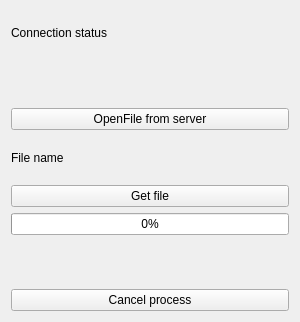
<?xml version="1.0" encoding="UTF-8"?>
<ui version="4.0">
 <class>Form</class>
 <widget class="QWidget" name="Form">
  <property name="geometry">
   <rect>
    <x>0</x>
    <y>0</y>
    <width>300</width>
    <height>322</height>
   </rect>
  </property>
  <property name="windowTitle">
   <string>Form</string>
  </property>
  <layout class="QVBoxLayout" name="verticalLayout_2">
   <item>
    <layout class="QVBoxLayout" name="verticalLayout">
     <item>
      <widget class="QLabel" name="label">
       <property name="text">
        <string>Connection status</string>
       </property>
      </widget>
     </item>
     <item>
      <widget class="QLabel" name="label_2">
       <property name="text">
        <string/>
       </property>
      </widget>
     </item>
     <item>
      <widget class="QPushButton" name="pushButton_2">
       <property name="text">
        <string>OpenFile from server</string>
       </property>
       <property name="autoDefault">
        <bool>false</bool>
       </property>
       <property name="default">
        <bool>false</bool>
       </property>
       <property name="flat">
        <bool>false</bool>
       </property>
      </widget>
     </item>
     <item>
      <widget class="QLabel" name="label_4">
       <property name="text">
        <string>File name</string>
       </property>
      </widget>
     </item>
     <item>
      <widget class="QPushButton" name="pushButton">
       <property name="text">
        <string>Get file</string>
       </property>
      </widget>
     </item>
     <item>
      <widget class="QProgressBar" name="progressBar">
       <property name="enabled">
        <bool>true</bool>
       </property>
       <property name="value">
        <number>0</number>
       </property>
       <property name="textVisible">
        <bool>true</bool>
       </property>
       <property name="orientation">
        <enum>Qt::Horizontal</enum>
       </property>
      </widget>
     </item>
     <item>
      <widget class="QLabel" name="label_3">
       <property name="text">
        <string/>
       </property>
      </widget>
     </item>
     <item>
      <widget class="QPushButton" name="pushButton_3">
       <property name="text">
        <string>Cancel process</string>
       </property>
      </widget>
     </item>
    </layout>
   </item>
  </layout>
 </widget>
 <resources/>
 <connections/>
</ui>
